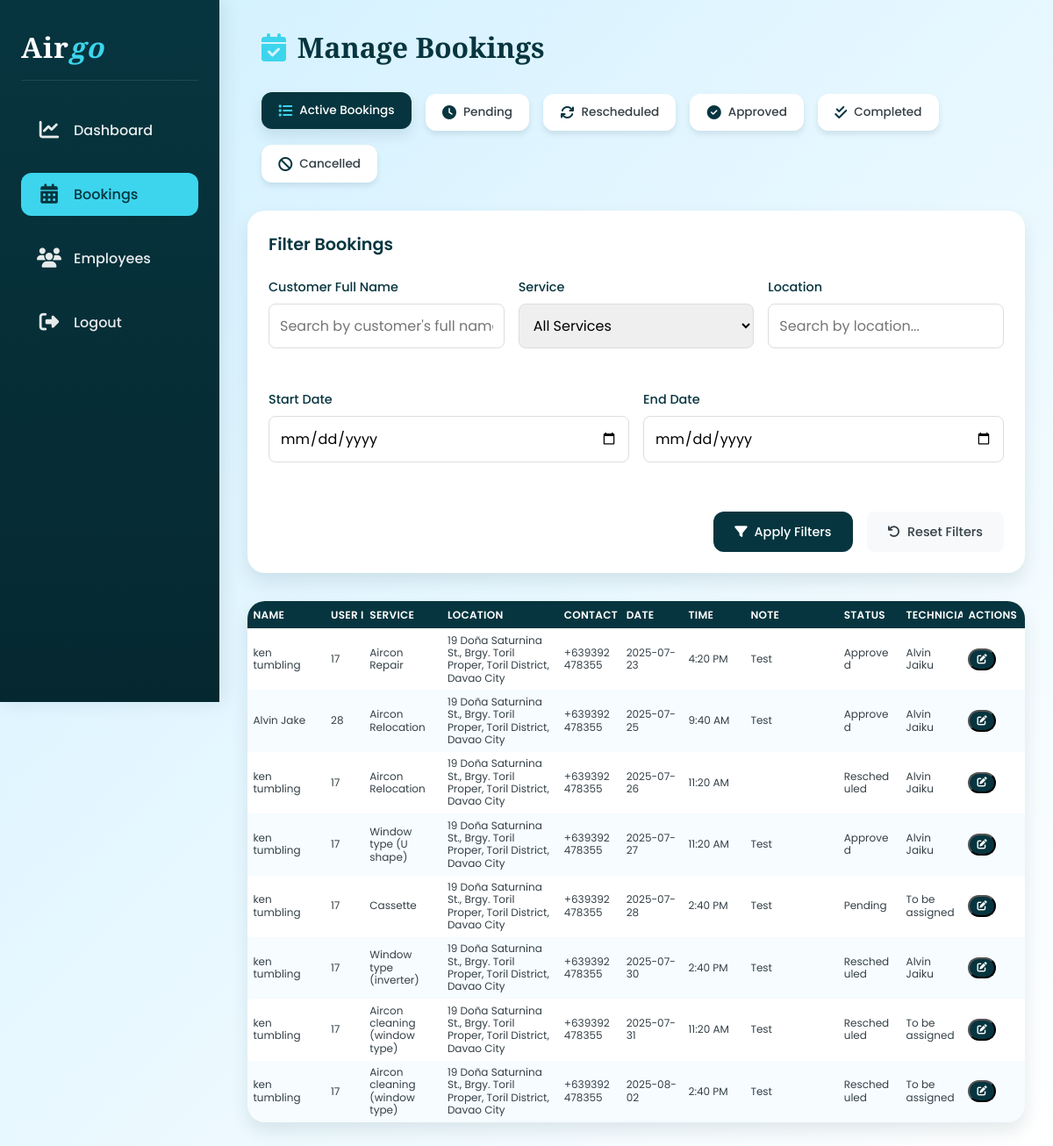
/admin/admin_bookings.php (signed in), run on the app's committed database.
### tables this page shows
CREATE TABLE `bookings` (
  `id` int NOT NULL AUTO_INCREMENT,
  `user_id` varchar(5) NOT NULL,
  `service` varchar(100) NOT NULL,
  `appointment_date` date NOT NULL,
  `appointment_time` time NOT NULL,
  `phone` varchar(20) NOT NULL,
  `location` varchar(255) NOT NULL,
  `employee_id` int DEFAULT NULL,
  `price` decimal(10,2) DEFAULT '0.00',
  `payment_proof` varchar(100) DEFAULT NULL,
  `status` varchar(50) DEFAULT 'Pending',
  `note` text,
  `created_at` timestamp NOT NULL DEFAULT CURRENT_TIMESTAMP,
  `updated_at` timestamp NOT NULL DEFAULT CURRENT_TIMESTAMP ON UPDATE CURRENT_TIMESTAMP,
  `reschedule_attempt` int DEFAULT NULL,
  PRIMARY KEY (`id`)
);

CREATE TABLE `employees` (
  `id` int NOT NULL AUTO_INCREMENT,
  `name` varchar(100) NOT NULL,
  `position` varchar(100) NOT NULL,
  `email` varchar(100) NOT NULL,
  `hire_date` date DEFAULT NULL,
  `status` enum('Active','Inactive') DEFAULT 'Active',
  `password` varchar(255) NOT NULL,
  `phone` varchar(20) DEFAULT NULL,
  PRIMARY KEY (`id`)
);

### admin/admin_bookings.php (the view, shortened to what this page needs)
<?php
$conn = Database::getConnection();
$tab = isset($_GET['tab']) ? $_GET['tab'] : 'all';
$records_per_page = 10;
$page = isset($_GET['page']) ? (int)$_GET['page'] : 1;
$page = max(1, $page);
$offset = ($page - 1) * $records_per_page;
$where = "";
switch ($tab) {
    case 'all':
    default:
        $where = "WHERE LOWER(b.status) NOT IN ('completed', 'cancelled')";
        break;
}
$sql = "SELECT b.id, b.user_id, CONCAT(u.fname, ' ', u.lname) as customer_name, b.service, b.status, b.created_at, b.location, b.phone,
               b.appointment_date, b.appointment_time, b.employee_id, e.name AS employee_name,
               b.note, b.payment_proof
        FROM bookings b
        LEFT JOIN user u ON b.user_id = u.id
        LEFT JOIN employees e ON b.employee_id = e.id
        $where
        ORDER BY b.appointment_date, b.appointment_time
        LIMIT $records_per_page OFFSET $offset";
$result = $conn->query($sql);
?>
<!DOCTYPE html>
<html lang="en">
<head>
    <link href="https://cdnjs.cloudflare.com/ajax/libs/font-awesome/6.5.0/css/all.min.css" rel="stylesheet">
</head>
<body>
    <div class="sidebar">
        <h2>Air<span>go</span></h2>
        <div class="nav-links">
            <a href="dashboard.php" class="<?= basename($_SERVER['PHP_SELF']) === 'dashboard.php' ? 'active' : '' ?>"><i class="fas fa-chart-line"></i> Dashboard</a>
            <a href="admin_bookings.php" class="<?= basename($_SERVER['PHP_SELF']) === 'admin_bookings.php' ? 'active' : '' ?>"><i class="fas fa-calendar-alt"></i> Bookings</a>
            <a href="admin_employees.php" class="<?= basename($_SERVER['PHP_SELF']) === 'admin_employees.php' ? 'active' : '' ?>"><i class="fas fa-users"></i> Employees</a>
            <a href="login.php"><i class="fas fa-sign-out-alt"></i> Logout</a>
        </div>
    </div>
    <div class="main">
        <h1><i class="fas fa-calendar-check"></i> Manage Bookings</h1>
        <div class="tabs">
            <a href="?tab=all" class="tab-link <?= ($tab == 'all') ? 'active' : '' ?>">
                <i class="fas fa-list"></i> Active Bookings
            </a>
            <a href="?tab=pending" class="tab-link <?= ($tab == 'pending') ? 'active' : '' ?>">
                <i class="fas fa-clock"></i> Pending
            </a>
            <a href="?tab=reschedule" class="tab-link <?= ($tab == 'reschedule') ? 'active' : '' ?>">
                <i class="fas fa-sync"></i> Rescheduled
            </a>
            <a href="?tab=approved" class="tab-link <?= ($tab == 'approved') ? 'active' : '' ?>">
                <i class="fas fa-check-circle"></i> Approved
            </a>
            <a href="?tab=completed" class="tab-link <?= ($tab == 'completed') ? 'active' : '' ?>">
                <i class="fas fa-check-double"></i> Completed
            </a>
            <a href="?tab=cancelled" class="tab-link <?= ($tab == 'cancelled') ? 'active' : '' ?>">
                <i class="fas fa-ban"></i> Cancelled
            </a>
        </div>
        <div class="form-container filter-container">
            <h2>Filter Bookings</h2>
            <form method="GET" class="filter-form">
                <div class="form-row">
                    <div class="form-group">
                        <label for="filter_name">Customer Full Name</label>
                        <input type="text" id="filter_name" name="filter_name" value="<?= htmlspecialchars($_GET['filter_name'] ?? '') ?>" placeholder="Search by customer's full name..."/>
                    </div>
                    <div class="form-group">
                        <label for="filter_service">Service</label>
                        <select id="filter_service" name="filter_service">
                            <option value="">All Services</option>
                        </select>
                    </div>
                    <div class="form-group">
                        <label for="filter_location">Location</label>
                        <input type="text" id="filter_location" name="filter_location" value="<?= htmlspecialchars($_GET['filter_location'] ?? '') ?>" placeholder="Search by location..."/>
                    </div>
                </div>
                <div class="form-row">
                    <div class="form-group">
                        <label for="start_date">Start Date</label>
                        <input type="date" id="start_date" name="start_date" value="<?= htmlspecialchars($_GET['start_date'] ?? '') ?>"/>
                    </div>
                    <div class="form-group">
                        <label for="end_date">End Date</label>
                        <input type="date" id="end_date" name="end_date" value="<?= htmlspecialchars($_GET['end_date'] ?? '') ?>"/>
                    </div>
                </div>
                <div class="form-actions">
                    <button type="submit" class="filter-btn">
                        <i class="fas fa-filter"></i> Apply Filters
                    </button>
                    <a href="?tab=<?= htmlspecialchars($tab) ?>" class="reset-btn">
                        <i class="fas fa-undo"></i> Reset Filters
                    </a>
                </div>
            </form>
        </div>
        <div class="table-container">
            <table>
                <thead>
                    <tr>
                        <th>NAME</th>
                        <th>USER ID</th>
                        <th>SERVICE</th>
                        <th>LOCATION</th>
                        <th>CONTACT</th>
                        <th>DATE</th>
                        <th>TIME</th>
                        <th>NOTE</th>
                        <th>STATUS</th>
                        <?php if ($tab !== 'cancelled'): ?>
                            <th>TECHNICIAN</th>
                            <th>ACTIONS</th>
                        <?php endif; ?>
                    </tr>
                </thead>
                <tbody>
                    <?php if ($result->num_rows > 0): ?>
                        <?php while ($row = $result->fetch_assoc()): ?>
                        <tr>
                            <td data-label="Name"><?= htmlspecialchars($row['customer_name'] ?? '') ?></td>
                            <td data-label="User ID"><?= htmlspecialchars($row['user_id'] ?? '') ?></td>
                            <td data-label="Service"><?= htmlspecialchars($row['service'] ?? '') ?></td>
                            <td data-label="Location"><?= htmlspecialchars($row['location'] ?? '') ?></td>
                            <td data-label="Contact"><?= htmlspecialchars($row['phone'] ?? '') ?></td>
                            <td data-label="Date"><?= htmlspecialchars($row['appointment_date'] ?? '') ?></td>
                            <td data-label="Time"><?= htmlspecialchars(date('g:i A', strtotime($row['appointment_time'] ?? ''))) ?></td>
                            <td data-label="Note"><?= htmlspecialchars($row['note'] ?? 'No note') ?></td>
                            <td data-label="Status" data-status="<?= htmlspecialchars($row['status'] ?? '') ?>">
                                <span><?= htmlspecialchars($row['status'] ?? '') ?></span>
                            </td>
                            <?php if ($tab !== 'cancelled'): ?>
                                <td data-label="Technician"><?php
                                    if (in_array(strtolower($row['status'] ?? ''), ['rejected', 'cancelled'])) {
                                        echo 'N/A';
                                    } else {
                                        echo $row['employee_name'] ? htmlspecialchars($row['employee_name']) : 'To be assigned';
                                    }
                                ?></td>
                                <td data-label="Actions">
                                    <button class="button edit-btn" onclick="openEditModal(<?= htmlspecialchars(json_encode($row)) ?>)">
                                        <i class="fas fa-edit"></i>
                                    </button>
                                </td>
                            <?php endif; ?>
                        </tr>
                        <?php endwhile; ?>
                    <?php else: ?>
                        <tr><td colspan="<?= ($tab === 'cancelled' ? '9' : '11') ?>" style="text-align:center;">No bookings found.</td></tr>
                    <?php endif; ?>
                </tbody>
            </table>
        </div>
    </div>
</body>
</html>

### data on the page
bookings: customer_name "ken tumbling", user "17", service "Aircon Repair", location "19 Doña Saturnina St., Brgy. Toril Proper, Toril District, Davao City", phone "+639392478355", appointment_date "2025-07-23", appointment_time "4:20 PM", note "Test", status "Approved", employees.name "Alvin Jaiku"
bookings: customer_name "Alvin Jake", user "28", service "Aircon Relocation", location "19 Doña Saturnina St., Brgy. Toril Proper, Toril District, Davao City", phone "+639392478355", appointment_date "2025-07-25", appointment_time "9:40 AM", note "Test", status "Approved", employees.name "Alvin Jaiku"
bookings: customer_name "ken tumbling", user "17", service "Aircon Relocation", location "19 Doña Saturnina St., Brgy. Toril Proper, Toril District, Davao City", phone "+639392478355", appointment_date "2025-07-26", appointment_time "11:20 AM", status "Rescheduled", employees.name "Alvin Jaiku"
bookings: customer_name "ken tumbling", user "17", service "Window type (U shape)", location "19 Doña Saturnina St., Brgy. Toril Proper, Toril District, Davao City", phone "+639392478355", appointment_date "2025-07-27", appointment_time "11:20 AM", note "Test", status "Approved", employees.name "Alvin Jaiku"
bookings: customer_name "ken tumbling", user "17", service "Cassette", location "19 Doña Saturnina St., Brgy. Toril Proper, Toril District, Davao City", phone "+639392478355", appointment_date "2025-07-28", appointment_time "2:40 PM", note "Test", status "Pending", shows "To be assigned"
bookings: customer_name "ken tumbling", user "17", service "Window type (inverter)", location "19 Doña Saturnina St., Brgy. Toril Proper, Toril District, Davao City", phone "+639392478355", appointment_date "2025-07-30", appointment_time "2:40 PM", note "Test", status "Rescheduled", employees.name "Alvin Jaiku"
bookings: customer_name "ken tumbling", user "17", service "Aircon cleaning (window type)", location "19 Doña Saturnina St., Brgy. Toril Proper, Toril District, Davao City", phone "+639392478355", appointment_date "2025-07-31", appointment_time "11:20 AM", note "Test", status "Rescheduled", shows "To be assigned"
bookings: customer_name "ken tumbling", user "17", service "Aircon cleaning (window type)", location "19 Doña Saturnina St., Brgy. Toril Proper, Toril District, Davao City", phone "+639392478355", appointment_date "2025-08-02", appointment_time "2:40 PM", note "Test", status "Rescheduled", shows "To be assigned"
